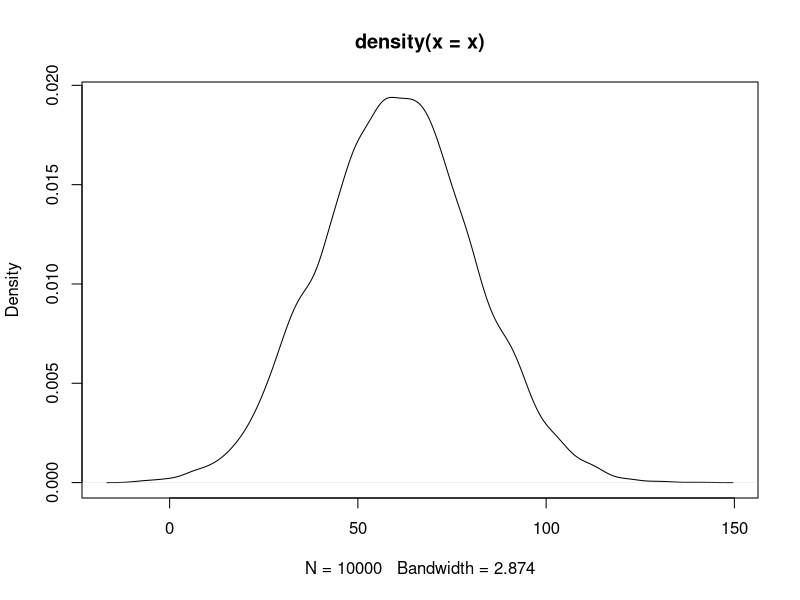

Recreate this plot in R.
#Basic Stats

x = ceiling(rnorm(10000, mean = 60, sd = 20))
mean(x)
sd(x)
median(x)
mode(x)
table(x)
sort(table(x), decreasing = T)

install.packages('modeest')
library(modeest)
mlv(x,method = 'shorth')
quantile(x)
quantile(x, seq(.1,1,by=.1))
quantile(x, seq(.01,1,by=.01))
table(x)

install.packages('e1071')
library(e1071)

plot(density(x))
e1071::skewness(x)  #apply skewness
kurtosis(x)
sd(x) : var(x)

cov(women$weight, women$height)
cor(women$height, women$height)
?cor

stem(x)
